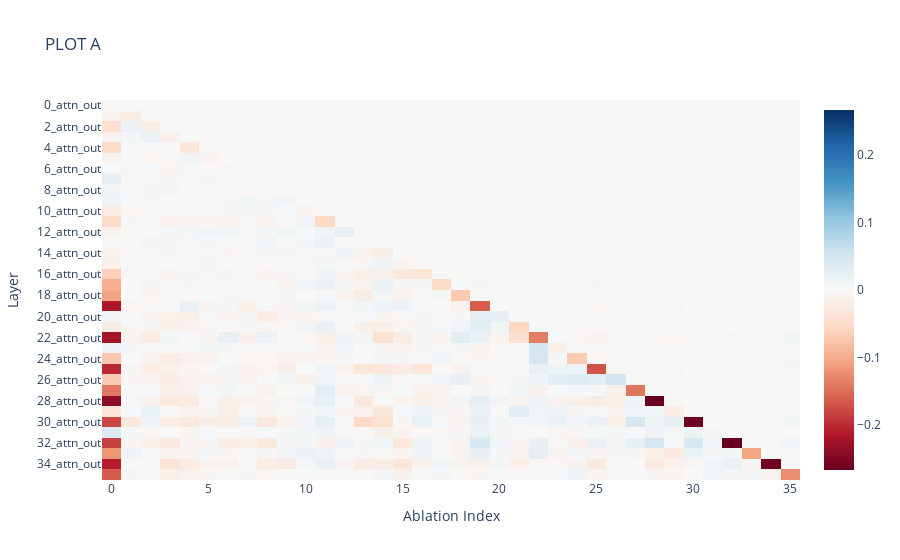

The notebook cell this image was saved under:
### Code cell
results_attn_CE = run_experiment_on_delta_ablate(dataset, n=2, activation_to_ablate="attn_out") 
plot_ablate_idx_x_effect_idx_sum(results_attn_CE, attribution_type="attn", ablation_type="attn", use_target=False)

### Figure 1 — Plotly figure (JSON) as saved in the notebook; plotly's stock layout.template omitted (floating-point values rounded to 4 significant figures; data arrays with more than 128 entries replaced by an {"elided": "..."} marker saying what was removed)
{"data": [{"coloraxis": "coloraxis", "hovertemplate": "Ablation Index: %{x}<br>Layer: %{y}<br>color: %{z}<extra></extra>", "name": "0", "type": "heatmap", "xaxis": "x", "y": ["0_attn_out", "1_attn_out", "2_attn_out", "3_attn_out", "4_attn_out", "5_attn_out", "6_attn_out", "7_attn_out", "8_attn_out", "9_attn_out", "10_attn_out", "11_attn_out", "12_attn_out", "13_attn_out", "14_attn_out", "15_attn_out", "16_attn_out", "17_attn_out", "18_attn_out", "19_attn_out", "20_attn_out", "21_attn_out", "22_attn_out", "23_attn_out", "24_attn_out", "25_attn_out", "26_attn_out", "27_attn_out", "28_attn_out", "29_attn_out", "30_attn_out", "31_attn_out", "32_attn_out", "33_attn_out", "34_attn_out", "35_attn_out"], "yaxis": "y", "z": {"elided": "36x36 float values"}}], "layout": {"autosize": true, "coloraxis": {"cmid": 0, "colorscale": [[0, "rgb(103,0,31)"], [0.1, "rgb(178,24,43)"], [0.2, "rgb(214,96,77)"], [0.3, "rgb(244,165,130)"], [0.4, "rgb(253,219,199)"], [0.5, "rgb(247,247,247)"], [0.6, "rgb(209,229,240)"], [0.7, "rgb(146,197,222)"], [0.8, "rgb(67,147,195)"], [0.9, "rgb(33,102,172)"], [1, "rgb(5,48,97)"]]}, "title": {"text": "PLOT A"}, "xaxis": {"anchor": "y", "autorange": true, "constrain": "domain", "domain": [0, 1], "range": [-0.5, 35.5], "scaleanchor": "y", "title": {"text": "Ablation Index"}}, "yaxis": {"anchor": "x", "autorange": true, "constrain": "domain", "domain": [0, 1], "range": [35.5, -0.5], "title": {"text": "Layer"}, "type": "category"}}}
